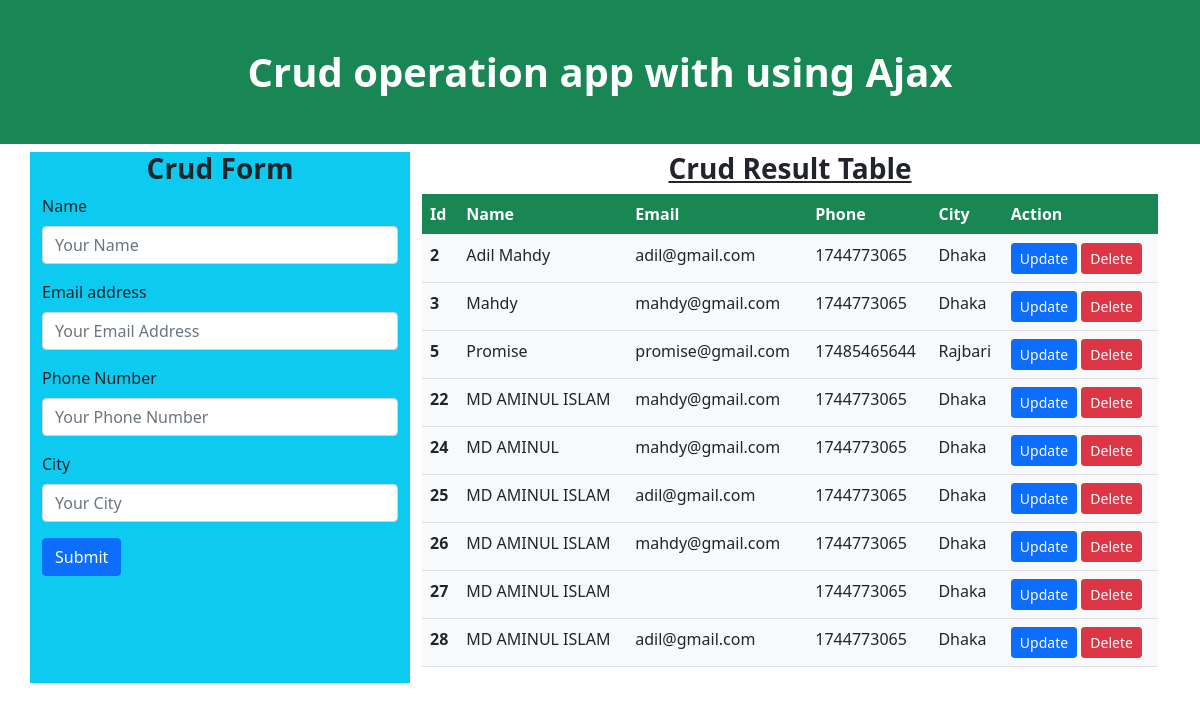
The app's page /, older data.
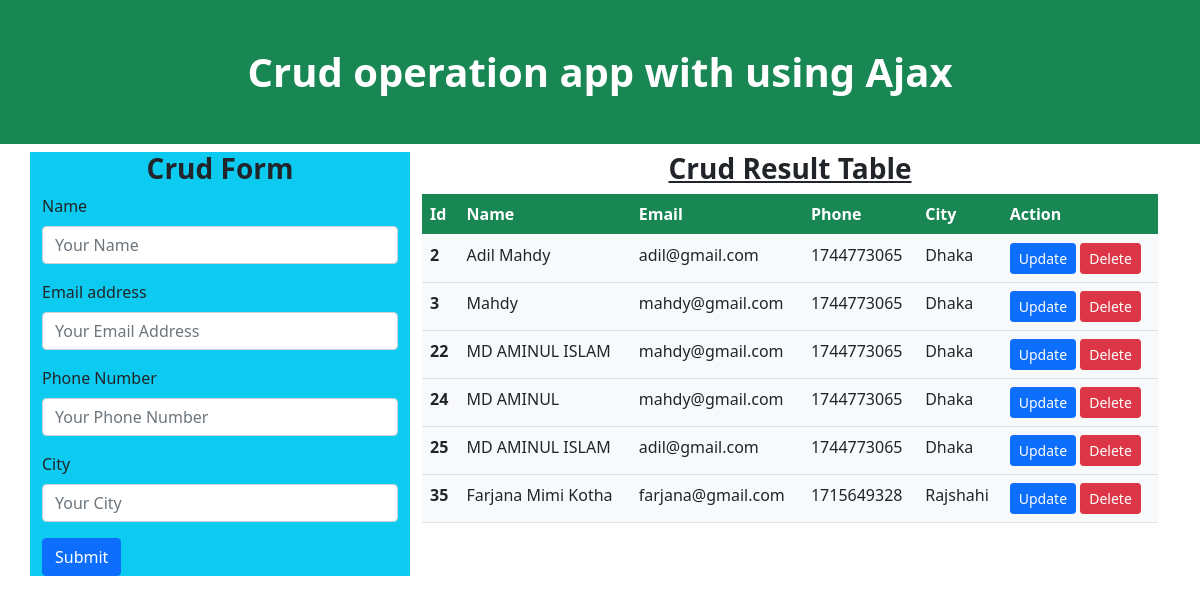
The same page, newer data.
### AjaxApp/models.py (models this page shows, shortened)
class Crud(models.Model):
    name = models.CharField( max_length=100)
    email = models.EmailField()
    phone = models.CharField(max_length=50)
    city = models.CharField(max_length=100)

### AjaxApp/views.py (the view, shortened to what this page needs)
# urls.py: path('', Home, name='home'),
def Home(request):
    Cruddata = Crud.objects.all().order_by('id')
    context = {
        'data': Cruddata
    }
    return render(request, 'home.html', context)

### Templates/home.html (shortened to what this page needs)
<!doctype html>
<html lang="en">
  <head>
    <link href="https://cdn.jsdelivr.net/npm/bootstrap@5.0.2/dist/css/bootstrap.min.css" rel="stylesheet">
  </head>
  <body>
    <h1 class="text-center p-5 bg-success text-white fw-bolder" >Crud operation app with using Ajax</h1>
    <div class="container">
        <div class="row">
            <div class="col-6 col-md-4 col-sm-12 bg-info">
                <h3 class="text-center fw-bold">Crud Form</h3>
                <div>
                <form method="POST" id="CrudForm">
                    <div class="mb-3">
                        <label for="name" class="form-label">Name</label>
                        <input type="text" name="name" class="form-control" id="name" placeholder="Your Name">
                      </div>
                    <div class="mb-3">
                      <label for="email" class="form-label">Email address</label>
                      <input type="email" name="email" class="form-control" id="email" aria-describedby="emailHelp" placeholder="Your Email Address">
                    </div>
                    <div class="mb-3">
                      <label for="phoneNumber" class="form-label">Phone Number</label>
                      <input type="text" name="phone" class="form-control" id="phone" placeholder="Your Phone Number">
                    </div>
                    <div class="mb-3">
                        <label for="city" class="form-label">City</label>
                        <input type="text" name="city" class="form-control" id="city" placeholder="Your City">
                    </div>
                    <button type="submit" class="btn btn-primary">Submit</button>
                  </form>
                </div>
            </div>
            <div class="col-6 col-md-8 col-sm-12">
                <h3 class="text-center text-decoration-underline fw-bold">Crud Result Table</h3>
                <table class="table table-hover" id="usertable">
                    <thead>
                      <tr class="bg-success text-white">
                        <th scope="col">Id</th>
                        <th scope="col">Name</th>
                        <th scope="col">Email</th>
                        <th scope="col">Phone</th>
                        <th scope="col">City</th>
                        <th scope="col">Action</th>
                      </tr>
                    </thead>
                    <tbody class="bg-light">
                      {% if data %}
                      {% for data in data %}
                      <tr id="user__info_{{data.id}}">
                        <th scope="row" class="user_id">{{data.id}}</th>
                        <td class="user_name">{{data.name}}</td>
                        <td class="user_email">{{data.email}}</td>
                        <td class="user_phone">{{data.phone}}</td>
                        <td class="city">{{data.city}}</td>
                        <td><button type="button" class="btn btn-primary btn-sm" onclick="userinfo_update({{data.id}})" data-bs-toggle="modal" data-bs-target="#exampleModal">
                          Update
                        </button>
                        <a type="button" class="btn btn-danger btn-sm" href="{% url 'AjaxApp:delete' pk=data.id %}">Delete</a>
                      </td>
                      </tr>
                      {% endfor %}
                      {% endif %}
                    </tbody>
                  </table>
            </div>
        </div>
    </div>
  </body>
</html>

Row changes from the older to the newer data that the page shows:
removed Crud: id "5", name "Promise", email "promise@gmail.com", phone "17485465644", city "Rajbari"
removed Crud: id "26", name "MD AMINUL ISLAM", email "mahdy@gmail.com", phone "1744773065", city "Dhaka"
removed Crud: id "27", name "MD AMINUL ISLAM", phone "1744773065", city "Dhaka"
removed Crud: id "28", name "MD AMINUL ISLAM", email "adil@gmail.com", phone "1744773065", city "Dhaka"
added Crud: id "35", name "Farjana Mimi Kotha", email "farjana@gmail.com", phone "1715649328", city "Rajshahi"
